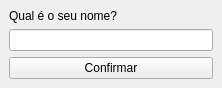
<?xml version="1.0" encoding="UTF-8"?>
<ui version="4.0">
 <class>Janela</class>
 <widget class="QMainWindow" name="Janela">
  <property name="geometry">
   <rect>
    <x>0</x>
    <y>0</y>
    <width>222</width>
    <height>86</height>
   </rect>
  </property>
  <property name="windowTitle">
   <string>Programa Legal 1.0</string>
  </property>
  <widget class="QWidget" name="centralwidget">
   <layout class="QVBoxLayout" name="verticalLayout">
    <item>
     <widget class="QLabel" name="label_nome">
      <property name="text">
       <string>Qual é o seu nome?</string>
      </property>
     </widget>
    </item>
    <item>
     <widget class="QLineEdit" name="lineEdit_nome"/>
    </item>
    <item>
     <widget class="QPushButton" name="pushButton_confirmar">
      <property name="text">
       <string>Confirmar</string>
      </property>
     </widget>
    </item>
   </layout>
  </widget>
 </widget>
 <resources/>
 <connections/>
</ui>
